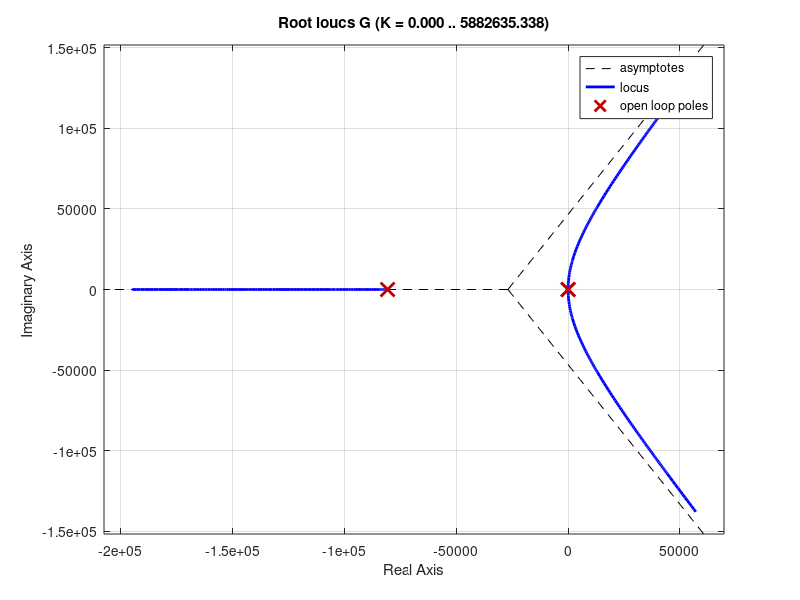
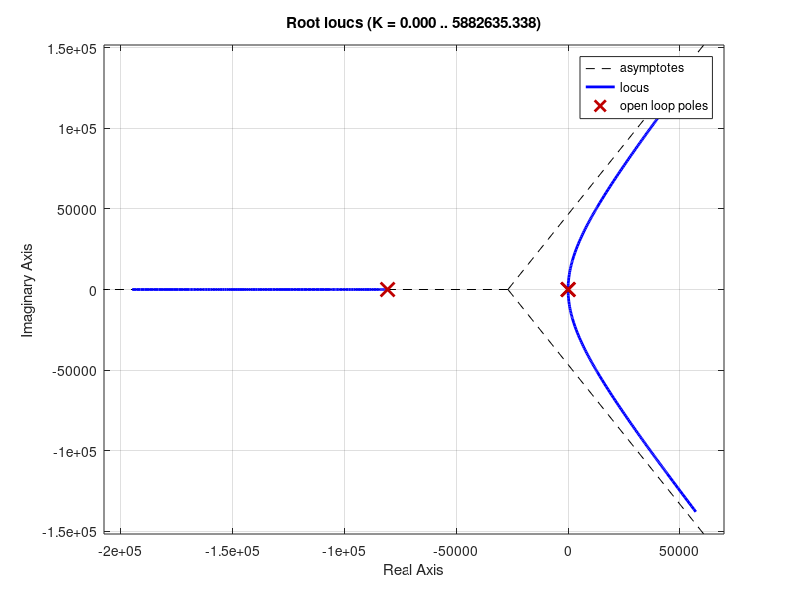

Source code (MATLAB) for these figures, in order: (Note: this script raises an error after producing the figures.)
L1 = -1.206e-05;
L2 = 7.807e-05;

N=300;

R = 6.3;
m = 0.375;

gb = 0.3e-3;            % gap para o batente [m]
gi = 0.7e-3;            % gap para o estator interno [m]

Vmax = 30;              % tensao maxima de excitacao das bobinas [V]

Kp = 625;
Kb = 10;

E = 3e9;                % elastificade do nylon
Lb = 5.3e-3;            % profundidade (radial) do batente [m]
Hb = 8e-3;              % altura (axial) do batente [m]
dA = [1.435e2 3.335e-2];% A = dA(1)*dL^2 + dA(2)*dL (area de penetracao no batente) [m2]
Ab = dA * [1e-8 1e-4]'; % area de penetracao a meia excurcao [m2]
Kb = E*Hb*Ab/Lb;        % contante elastica a meia escursao [N/m]

load Fp_model;

%% L

L = tf(1,[L2 R])
%bode(L);

%% Rotor
Ro = tf([Kb],[m 0 -Kp]) 

%% Sistema
G = L*Ro;

rlocus(G)
figure
rlocus(L*Ro)

%% Controlador H_inf

s = zpk('s');
w0 = 500;
Gd = w0/(s^2+s+0.001);

[K,CL,GAM] = loopsyn(G,Gd); % Design a loop-shaping controller K

[A, B, C, D] = ssdata(K);
[Num, Den] = ss2tf(A,B,C,D);
c = tf(Num,Den);

% Plot the results
sigma(G*K,'r',Gd,'k-.',Gd/GAM,'k:',Gd*GAM,'k:',{.1,30})
legend('Achieved Loop Shape','Target Loop Shape','Gd/GAM','Gd*GAM')


T = feedback(G*K,eye(1));
sigma(T,ss(GAM),'r*',{.1,30});
legend('Closed loop','GAM')
grid

%% Controlador Alocaçao de polos
